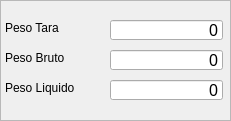
     <widget class="QFrame" name="frame_totais_peso">
      <property name="geometry">
       <rect>
        <x>570</x>
        <y>70</y>
        <width>231</width>
        <height>121</height>
       </rect>
      </property>
      <property name="styleSheet">
       <string notr="true">QFrame#frame_totais_peso{
	background: white;
	border: 1px solid gray;
}</string>
      </property>
      <property name="frameShape">
       <enum>QFrame::StyledPanel</enum>
      </property>
      <property name="frameShadow">
       <enum>QFrame::Raised</enum>
      </property>
      <widget class="QLineEdit" name="txt_peso_tara">
       <property name="geometry">
        <rect>
         <x>110</x>
         <y>20</y>
         <width>113</width>
         <height>20</height>
        </rect>
       </property>
       <property name="minimumSize">
        <size>
         <width>113</width>
         <height>20</height>
        </size>
       </property>
       <property name="font">
        <font>
         <pointsize>12</pointsize>
        </font>
       </property>
       <property name="focusPolicy">
        <enum>Qt::NoFocus</enum>
       </property>
       <property name="toolTip">
        <string>Peso Tara</string>
       </property>
       <property name="text">
        <string>0</string>
       </property>
       <property name="alignment">
        <set>Qt::AlignRight|Qt::AlignTrailing|Qt::AlignVCenter</set>
       </property>
       <property name="readOnly">
        <bool>true</bool>
       </property>
      </widget>
      <widget class="QLineEdit" name="txt_peso_bruto">
       <property name="geometry">
        <rect>
         <x>110</x>
         <y>50</y>
         <width>113</width>
         <height>20</height>
        </rect>
       </property>
       <property name="minimumSize">
        <size>
         <width>113</width>
         <height>20</height>
        </size>
       </property>
       <property name="font">
        <font>
         <pointsize>12</pointsize>
        </font>
       </property>
       <property name="focusPolicy">
        <enum>Qt::NoFocus</enum>
       </property>
       <property name="toolTip">
        <string>Peso</string>
       </property>
       <property name="text">
        <string>0</string>
       </property>
       <property name="alignment">
        <set>Qt::AlignRight|Qt::AlignTrailing|Qt::AlignVCenter</set>
       </property>
       <property name="readOnly">
        <bool>true</bool>
       </property>
      </widget>
      <widget class="QLineEdit" name="txt_peso_liquido">
       <property name="geometry">
        <rect>
         <x>110</x>
         <y>80</y>
         <width>113</width>
         <height>20</height>
        </rect>
       </property>
       <property name="minimumSize">
        <size>
         <width>113</width>
         <height>20</height>
        </size>
       </property>
       <property name="font">
        <font>
         <pointsize>12</pointsize>
        </font>
       </property>
       <property name="focusPolicy">
        <enum>Qt::NoFocus</enum>
       </property>
       <property name="toolTip">
        <string>Peso Liquido</string>
       </property>
       <property name="text">
        <string>0</string>
       </property>
       <property name="alignment">
        <set>Qt::AlignRight|Qt::AlignTrailing|Qt::AlignVCenter</set>
       </property>
       <property name="readOnly">
        <bool>true</bool>
       </property>
      </widget>
      <widget class="QLabel" name="lbl_peso_tara">
       <property name="geometry">
        <rect>
         <x>5</x>
         <y>20</y>
         <width>71</width>
         <height>16</height>
        </rect>
       </property>
       <property name="font">
        <font>
         <pointsize>9</pointsize>
        </font>
       </property>
       <property name="text">
        <string>Peso Tara</string>
       </property>
      </widget>
      <widget class="QLabel" name="lbl_peso_bruto">
       <property name="geometry">
        <rect>
         <x>5</x>
         <y>50</y>
         <width>71</width>
         <height>16</height>
        </rect>
       </property>
       <property name="font">
        <font>
         <pointsize>9</pointsize>
        </font>
       </property>
       <property name="text">
        <string>Peso Bruto</string>
       </property>
      </widget>
      <widget class="QLabel" name="lbl_peso_liquido">
       <property name="geometry">
        <rect>
         <x>5</x>
         <y>80</y>
         <width>81</width>
         <height>16</height>
        </rect>
       </property>
       <property name="font">
        <font>
         <pointsize>9</pointsize>
        </font>
       </property>
       <property name="text">
        <string>Peso Liquido</string>
       </property>
      </widget>
     </widget>
